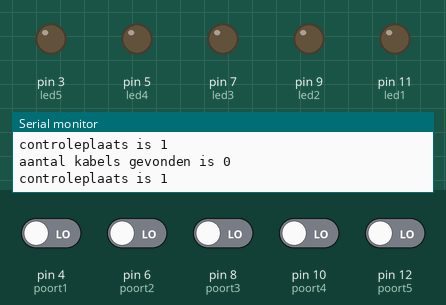
A sketch run on a simulated Arduino Uno, built with avr-gcc and run on an emulated ATmega328P. Parts: output pins drawn as LEDs (lit = HIGH), the last lines printed to the serial monitor. The test bench sets the inputs (shaded band); at power-on: pin 4 (poort1), pin 6 (poort2), pin 8 (poort3), pin 10 (poort4), pin 12 (poort5) LOW.

Above: at 1.2 s.
1.3 s: pin 4 (poort1) driven HIGH
At 2.4 s:
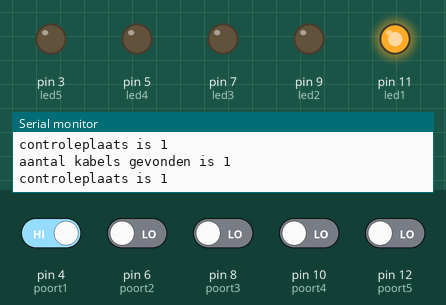
2.8 s: pin 6 (poort2) driven HIGH
At 3.5 s:
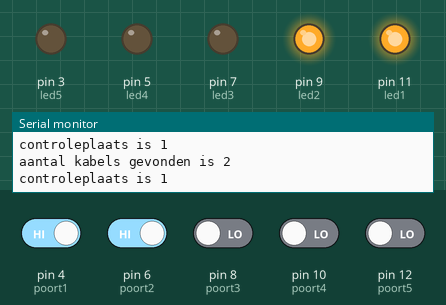
4.3 s: pin 8 (poort3) driven HIGH
At 5.5 s:
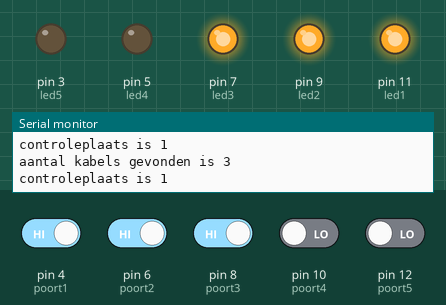
5.8 s: pin 10 (poort4) driven HIGH
At 6.8 s:
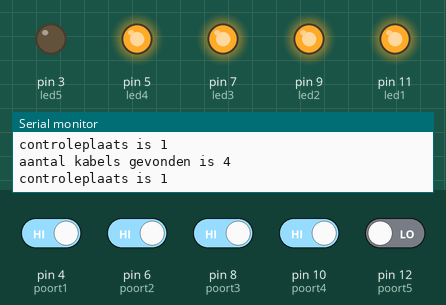
7.3 s: pin 12 (poort5) driven HIGH
At 7.8 s:
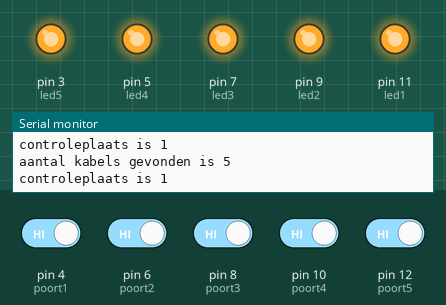
8.8 s: pin 12 (poort5) driven LOW
At 10.1 s:
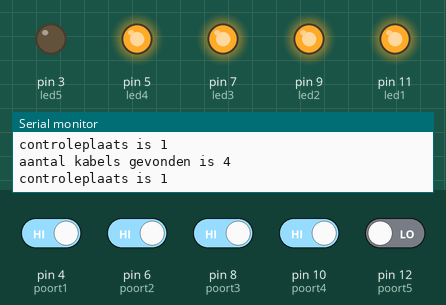
Timing chart, 0 to 11.3 s (numbered marks = the images above; inputs shaded):
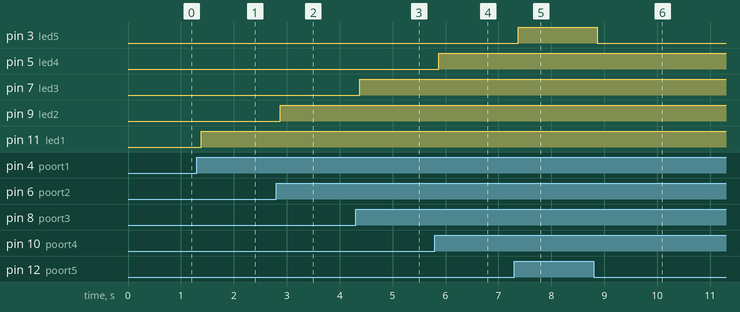

The sketch:

N.E.R.T.S.ino
```cpp
#include <Wire.h>

const int poort1= 4;
const int poort2= 6;
const int poort3= 8;
const int poort4= 10;
const int poort5= 12;

const int led1= 11;
const int led2= 9;
const int led3= 7;
const int led4= 5;
const int led5= 3;

int aantalkabels=0;
int statuspoort1=0;
int statuspoort2=0;
int statuspoort3=0;
int statuspoort4=0;
int statuspoort5=0;

int controleplaats=1;
int prevStatus=6;

void setup(){
  pinMode(poort1, INPUT);
  pinMode(poort2, INPUT);
  pinMode(poort3, INPUT);
  pinMode(poort4, INPUT);
  pinMode(poort5, INPUT);
  Wire.begin();
  Serial.begin(9600);

  pinMode(led1, OUTPUT);
  pinMode(led2, OUTPUT);
  pinMode(led3, OUTPUT);
  pinMode(led4, OUTPUT);
  pinMode(led5, OUTPUT);
  digitalWrite(led1, LOW);
  digitalWrite(led2, LOW);
  digitalWrite(led3, LOW);
  digitalWrite(led4, LOW);
  digitalWrite(led5, LOW);
}
void loop(){
  statuspoort1=digitalRead(poort1);
  statuspoort2=digitalRead(poort2);
  statuspoort3=digitalRead(poort3);
  statuspoort4=digitalRead(poort4);
  statuspoort5=digitalRead(poort5);
  aantalkabels=0;
  if ((statuspoort1==HIGH)&&(controleplaats==1))  {
    aantalkabels=aantalkabels+1;
  }
    controleplaats=controleplaats+1;
  if ((statuspoort2==HIGH)&&(controleplaats==2)){
      aantalkabels=aantalkabels+1;
  }
    controleplaats=controleplaats+1;
  if ((statuspoort3==HIGH)&&(controleplaats==3)){
      aantalkabels=aantalkabels+1;
  }
    controleplaats=controleplaats+1;
  if ((statuspoort4==HIGH)&&(controleplaats==4)){
      aantalkabels=aantalkabels+1;
  }
    controleplaats=controleplaats+1;
  if ((statuspoort5==HIGH)&&(controleplaats==5)){
      aantalkabels=aantalkabels+1;
  }
  controleplaats=1;
  Serial.print("controleplaats is " );
  Serial.print(controleplaats);
  Serial.print('\n');
  Serial.print("aantal kabels gevonden is ");
  Serial.print(aantalkabels);
  Serial.print('\n');
  if (prevStatus!=aantalkabels) {
      controleplaats=1;
      prevStatus=aantalkabels;
    if (aantalkabels==0) {
      digitalWrite(led1, LOW);
      digitalWrite(led2, LOW);
      digitalWrite(led3, LOW);
      digitalWrite(led4, LOW);
      digitalWrite(led5, LOW);
    }
    if (aantalkabels==1) {
      digitalWrite(led1, HIGH);
      digitalWrite(led2, LOW);
      digitalWrite(led3, LOW);
      digitalWrite(led4, LOW);
      digitalWrite(led5, LOW);
    }
    if (aantalkabels==2) {
      digitalWrite(led1, HIGH);
      digitalWrite(led2, HIGH);
      digitalWrite(led3, LOW);
      digitalWrite(led4, LOW);
      digitalWrite(led5, LOW);
    }
    if (aantalkabels==3) {
      digitalWrite(led1, HIGH);
      digitalWrite(led2, HIGH);
      digitalWrite(led3, HIGH);
      digitalWrite(led4, LOW);
      digitalWrite(led5, LOW);
    }
    if (aantalkabels==4) {
      digitalWrite(led1, HIGH);
      digitalWrite(led2, HIGH);
      digitalWrite(led3, HIGH);
      digitalWrite(led4, HIGH);
      digitalWrite(led5, LOW);
    }
    if (aantalkabels==5) {
      digitalWrite(led1, HIGH);
      digitalWrite(led2, HIGH);
      digitalWrite(led3, HIGH);
      digitalWrite(led4, HIGH);
      digitalWrite(led5, HIGH);
    }
    }
  }
```

Measured:
- after the input at 1.3 s, pin 11 (led1): LOW → HIGH after 0.08 s
- after the input at 2.8 s, pin 9 (led2): LOW → HIGH after 0.08 s
- after the input at 4.3 s, pin 7 (led3): LOW → HIGH after 0.08 s
- after the input at 5.8 s, pin 5 (led4): LOW → HIGH after 0.07 s
- after the input at 7.3 s, pin 3 (led5): LOW → HIGH after 0.07 s
- after the input at 8.8 s, pin 3 (led5): HIGH → LOW after 0.07 s
